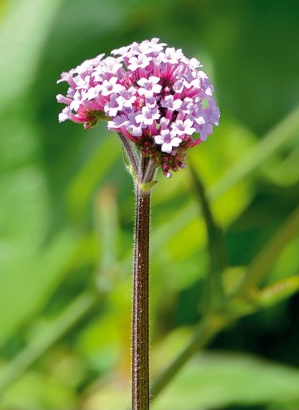
#> input picture images/flower.png, 299 x 410 px, found by its file name
$ python OpencvDemo017.py
#> lines starting #> are read from the running program, lines starting #| are printed output that depends on the picture
#!/usr/bin/env python3
#coding = utf-8

import logging
import numpy as np
from matplotlib import pyplot as plt
import cv2 as cv

# 图像直方图
def OpencvDemo017():
    logging.basicConfig(level=logging.DEBUG)

    src = cv.imread("images/flower.png")
#> src is the input picture: shape (410, 299, 3); mean B, G, R 64, 137, 107.6
    if src is None:
        logging.error("could not load an image!")
        return cv.Error.StsError

    cv.namedWindow("input", cv.WINDOW_AUTOSIZE)
    cv.imshow("input", src)
    image_hist(src)

    gray = cv.cvtColor(src, cv.COLOR_BGR2GRAY)
    cv.imshow("input", gray)
    custom_hist(gray)

    cv.waitKey(0)

    cv.destroyAllWindows()

    return cv.Error.StsOk

def image_hist(image):
    color = ('blue', 'green', 'red')
    for i, color in enumerate(color):
        hist = cv.calcHist([image], [i], None, [256], [0, 256])
        plt.plot(hist, color=color)
        plt.xlim([0, 255])
    plt.show()
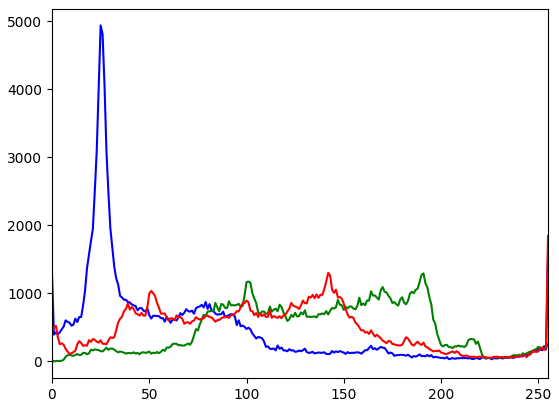
#> figure drawn by matplotlib, 1 panel; curve peaks at x = 25, y = 4937; curve peaks at x = 191, y = 1294; curve peaks at x = 255, y = 1844
#> in OpencvDemo017, `gray = cv.cvtColor(src, cv.COLOR_BGR2GRAY)`:
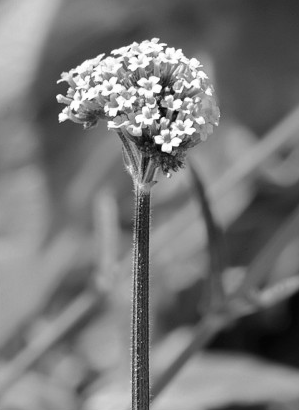
#> gray: shape (410, 299); min 3, max 255, mean 119.8

def custom_hist(gray):
    h, w = gray.shape
#> h = 410; w = 299
    hist = np.zeros([256], dtype=np.int32)
    for row in range(h):
        for col in range(w):
            pv = gray[row, col]
            hist[pv] += 1
#> after the loop, hist = 256 values, max 1319 at index 157, min 0 at index 0, mean 478.9

    y_pos = np.arange(0, 256, 1, dtype=np.int32)
    plt.bar(y_pos, hist, align='center', color='r', alpha=0.5)
    plt.xticks(y_pos, y_pos)
    plt.ylabel('Frequency')
    plt.title('Histogram')
    plt.plot(hist, color='r')
    plt.xlim([0, 255])
    plt.show()
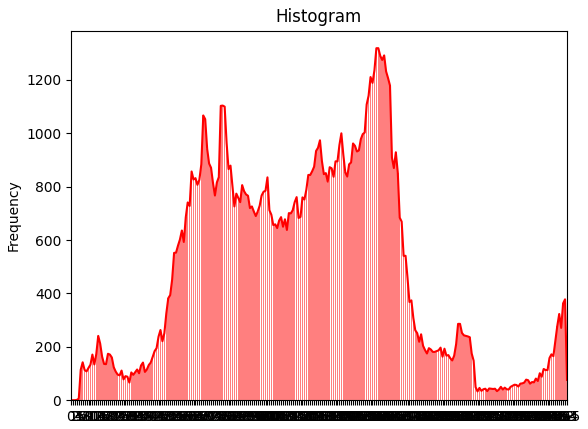
#> figure drawn by matplotlib, 1 panel; curve peaks at x = 157, y = 1319

if __name__ == "__main__":
    OpencvDemo017()

# end of file
